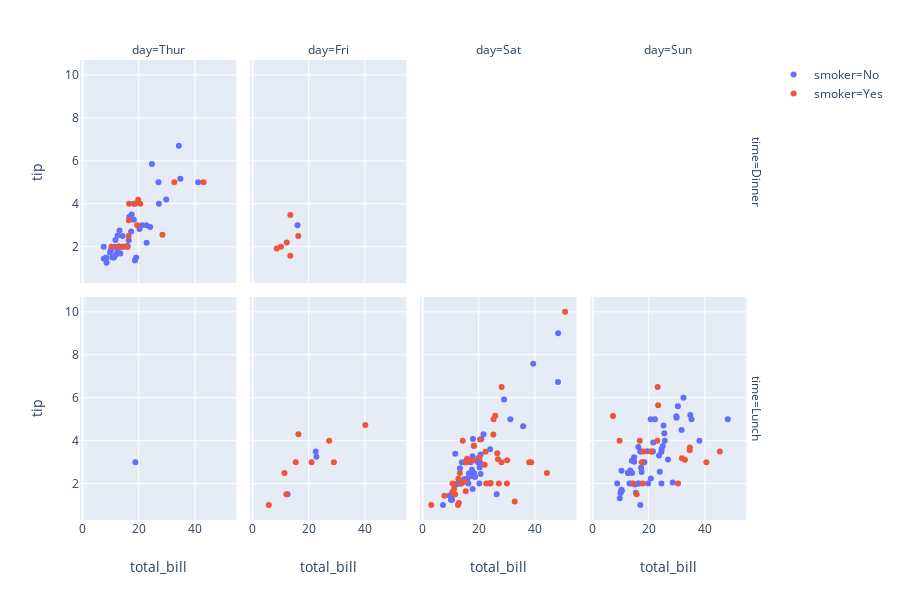

Write notebook code for a chart like this one.
### Code cell
px.scatter(data, x='total_bill', y='tip', color='smoker', facet_col='day', facet_row='time', category_orders={'day':['Thur','Fri','Sat','Sun']})

### Figure 1 — Plotly figure (JSON) as saved in the notebook; plotly's stock layout.template omitted (floating-point values rounded to 4 significant figures)
{"data": [{"hoverlabel": {"namelength": 0}, "hovertemplate": "smoker=No<br>time=Dinner<br>day=Thur<br>total_bill=%{x}<br>tip=%{y}", "legendgroup": "smoker=No", "marker": {"color": "#636efa", "symbol": "circle"}, "mode": "markers", "name": "smoker=No", "showlegend": true, "type": "scatter", "x": [18.78], "xaxis": "x", "y": [3], "yaxis": "y"}, {"hoverlabel": {"namelength": 0}, "hovertemplate": "smoker=No<br>time=Dinner<br>day=Fri<br>total_bill=%{x}<br>tip=%{y}", "legendgroup": "smoker=No", "marker": {"color": "#636efa", "symbol": "circle"}, "mode": "markers", "name": "smoker=No", "showlegend": false, "type": "scatter", "x": [22.49, 22.75, 12.46], "xaxis": "x2", "y": [3.5, 3.25, 1.5], "yaxis": "y2"}, {"hoverlabel": {"namelength": 0}, "hovertemplate": "smoker=No<br>time=Dinner<br>day=Sat<br>total_bill=%{x}<br>tip=%{y}", "legendgroup": "smoker=No", "marker": {"color": "#636efa", "symbol": "circle"}, "mode": "markers", "name": "smoker=No", "showlegend": false, "type": "scatter", "x": [20.65, 17.92, 20.29, 15.77, 39.42, 19.82, 17.81, 13.37, 12.69, 21.7, 19.65, 9.55, 18.35, 15.06, 20.69, 17.78, 24.06, 16.31, 16.93, 18.69, 31.27, 16.04, 26.41, 48.27, 17.59, 20.08, 16.45, 20.23, 12.02, 17.07, 14.73, 10.51, 20.92, 18.24, 14, 7.25, 48.33, 20.45, 13.28, 11.61, 10.77, 10.07, 35.83, 29.03, 17.82], "xaxis": "x3", "y": [3.35, 4.08, 2.75, 2.23, 7.58, 3.18, 2.34, 2, 2, 4.3, 3, 1.45, 2.5, 3, 2.45, 3.27, 3.6, 2, 3.07, 2.31, 5, 2.24, 1.5, 6.73, 2.64, 3.15, 2.47, 2.01, 1.97, 3, 2.2, 1.25, 4.08, 3.76, 3, 1, 9, 3, 2.72, 3.39, 1.47, 1.25, 4.67, 5.92, 1.75], "yaxis": "y3"}, {"hoverlabel": {"namelength": 0}, "hovertemplate": "smoker=No<br>time=Dinner<br>day=Sun<br>total_bill=%{x}<br>tip=%{y}", "legendgroup": "smoker=No", "marker": {"color": "#636efa", "symbol": "circle"}, "mode": "markers", "name": "smoker=No", "showlegend": false, "type": "scatter", "x": [16.99, 10.34, 21.01, 23.68, 24.59, 25.29, 8.77, 26.88, 15.04, 14.78, 10.27, 35.26, 15.42, 18.43, 14.83, 21.58, 10.33, 16.29, 16.97, 17.46, 13.94, 9.68, 30.4, 18.29, 22.23, 32.4, 28.55, 18.04, 12.54, 10.29, 34.81, 9.94, 25.56, 19.49, 38.07, 23.95, 25.71, 17.31, 29.93, 14.07, 13.13, 17.26, 24.55, 19.77, 29.85, 48.17, 25, 13.39, 16.49, 21.5, 12.66, 16.21, 13.81, 24.52, 20.76, 31.71, 20.69], "xaxis": "x4", "y": [1.01, 1.66, 3.5, 3.31, 3.61, 4.71, 2, 3.12, 1.96, 3.23, 1.71, 5, 1.57, 3, 3.02, 3.92, 1.67, 3.71, 3.5, 2.54, 3.06, 1.32, 5.6, 3, 5, 6, 2.05, 3, 2.5, 2.6, 5.2, 1.56, 4.34, 3.51, 4, 2.55, 4, 3.5, 5.07, 2.5, 2, 2.74, 2, 2, 5.14, 5, 3.75, 2.61, 2, 3.5, 2.5, 2, 2, 3.48, 2.24, 4.5, 5], "yaxis": "y4"}, {"hoverlabel": {"namelength": 0}, "hovertemplate": "smoker=No<br>time=Lunch<br>day=Thur<br>total_bill=%{x}<br>tip=%{y}", "legendgroup": "smoker=No", "marker": {"color": "#636efa", "symbol": "circle"}, "mode": "markers", "name": "smoker=No", "showlegend": false, "type": "scatter", "x": [27.2, 22.76, 17.29, 16.66, 10.07, 15.98, 34.83, 13.03, 18.28, 24.71, 21.16, 10.65, 12.43, 24.08, 11.69, 13.42, 14.26, 15.95, 12.48, 29.8, 8.52, 14.52, 11.38, 22.82, 19.08, 20.27, 11.17, 12.26, 18.26, 8.51, 10.33, 14.15, 13.16, 17.47, 34.3, 41.19, 27.05, 16.43, 8.35, 18.64, 11.87, 9.78, 7.51, 7.56], "xaxis": "x5", "y": [4, 3, 2.71, 3.4, 1.83, 2.03, 5.17, 2, 4, 5.85, 3, 1.5, 1.8, 2.92, 2.31, 1.68, 2.5, 2, 2.52, 4.2, 1.48, 2, 2, 2.18, 1.5, 2.83, 1.5, 2, 3.25, 1.25, 2, 2, 2.75, 3.5, 6.7, 5, 5, 2.3, 1.5, 1.36, 1.63, 1.73, 2, 1.44], "yaxis": "y5"}, {"hoverlabel": {"namelength": 0}, "hovertemplate": "smoker=No<br>time=Lunch<br>day=Fri<br>total_bill=%{x}<br>tip=%{y}", "legendgroup": "smoker=No", "marker": {"color": "#636efa", "symbol": "circle"}, "mode": "markers", "name": "smoker=No", "showlegend": false, "type": "scatter", "x": [15.98], "xaxis": "x6", "y": [3], "yaxis": "y6"}, {"hoverlabel": {"namelength": 0}, "hovertemplate": "smoker=Yes<br>time=Dinner<br>day=Fri<br>total_bill=%{x}<br>tip=%{y}", "legendgroup": "smoker=Yes", "marker": {"color": "#EF553B", "symbol": "circle"}, "mode": "markers", "name": "smoker=Yes", "showlegend": true, "type": "scatter", "x": [28.97, 5.75, 16.32, 40.17, 27.28, 12.03, 21.01, 11.35, 15.38], "xaxis": "x2", "y": [3, 1, 4.3, 4.73, 4, 1.5, 3, 2.5, 3], "yaxis": "y2"}, {"hoverlabel": {"namelength": 0}, "hovertemplate": "smoker=Yes<br>time=Dinner<br>day=Sat<br>total_bill=%{x}<br>tip=%{y}", "legendgroup": "smoker=Yes", "marker": {"color": "#EF553B", "symbol": "circle"}, "mode": "markers", "name": "smoker=Yes", "showlegend": false, "type": "scatter", "x": [38.01, 11.24, 20.29, 13.81, 11.02, 18.29, 3.07, 15.01, 26.86, 25.28, 17.92, 44.3, 22.42, 15.36, 20.49, 25.21, 14.31, 10.59, 10.63, 50.81, 15.81, 26.59, 38.73, 24.27, 12.76, 30.06, 25.89, 13.27, 28.17, 12.9, 28.15, 11.59, 7.74, 30.14, 22.12, 24.01, 15.69, 15.53, 12.6, 32.83, 27.18, 22.67], "xaxis": "x3", "y": [3, 1.76, 3.21, 2, 1.98, 3.76, 1, 2.09, 3.14, 5, 3.08, 2.5, 3.48, 1.64, 4.06, 4.29, 4, 1.61, 2, 10, 3.16, 3.41, 3, 2.03, 2.23, 2, 5.16, 2.5, 6.5, 1.1, 3, 1.5, 1.44, 3.09, 2.88, 2, 3, 3, 1, 1.17, 2, 2], "yaxis": "y3"}, {"hoverlabel": {"namelength": 0}, "hovertemplate": "smoker=Yes<br>time=Dinner<br>day=Sun<br>total_bill=%{x}<br>tip=%{y}", "legendgroup": "smoker=Yes", "marker": {"color": "#EF553B", "symbol": "circle"}, "mode": "markers", "name": "smoker=Yes", "showlegend": false, "type": "scatter", "x": [17.51, 7.25, 31.85, 16.82, 32.9, 17.89, 14.48, 9.6, 34.63, 34.65, 23.33, 45.35, 23.17, 40.55, 20.9, 30.46, 18.15, 23.1, 15.69], "xaxis": "x4", "y": [3, 5.15, 3.18, 4, 3.11, 2, 2, 4, 3.55, 3.68, 5.65, 3.5, 6.5, 3, 3.5, 2, 3.5, 4, 1.5], "yaxis": "y4"}, {"hoverlabel": {"namelength": 0}, "hovertemplate": "smoker=Yes<br>time=Lunch<br>day=Thur<br>total_bill=%{x}<br>tip=%{y}", "legendgroup": "smoker=Yes", "marker": {"color": "#EF553B", "symbol": "circle"}, "mode": "markers", "name": "smoker=Yes", "showlegend": false, "type": "scatter", "x": [19.44, 32.68, 16, 19.81, 28.44, 15.48, 16.58, 10.34, 43.11, 13, 13.51, 18.71, 12.74, 13, 16.4, 20.53, 16.47], "xaxis": "x5", "y": [3, 5, 2, 4.19, 2.56, 2.02, 4, 2, 5, 2, 2, 4, 2.01, 2, 2.5, 4, 3.23], "yaxis": "y5"}, {"hoverlabel": {"namelength": 0}, "hovertemplate": "smoker=Yes<br>time=Lunch<br>day=Fri<br>total_bill=%{x}<br>tip=%{y}", "legendgroup": "smoker=Yes", "marker": {"color": "#EF553B", "symbol": "circle"}, "mode": "markers", "name": "smoker=Yes", "showlegend": false, "type": "scatter", "x": [12.16, 13.42, 8.58, 13.42, 16.27, 10.09], "xaxis": "x6", "y": [2.2, 3.48, 1.92, 1.58, 2.5, 2], "yaxis": "y6"}], "layout": {"annotations": [{"font": {}, "showarrow": false, "text": "day=Thur", "x": 0.115, "xanchor": "center", "xref": "paper", "y": 1, "yanchor": "bottom", "yref": "paper"}, {"font": {}, "showarrow": false, "text": "day=Fri", "x": 0.365, "xanchor": "center", "xref": "paper", "y": 1, "yanchor": "bottom", "yref": "paper"}, {"font": {}, "showarrow": false, "text": "day=Sat", "x": 0.615, "xanchor": "center", "xref": "paper", "y": 1, "yanchor": "bottom", "yref": "paper"}, {"font": {}, "showarrow": false, "text": "day=Sun", "x": 0.865, "xanchor": "center", "xref": "paper", "y": 1, "yanchor": "bottom", "yref": "paper"}, {"font": {}, "showarrow": false, "text": "time=Lunch", "textangle": 90, "x": 0.98, "xanchor": "left", "xref": "paper", "y": 0.2425, "yanchor": "middle", "yref": "paper"}, {"font": {}, "showarrow": false, "text": "time=Dinner", "textangle": 90, "x": 0.98, "xanchor": "left", "xref": "paper", "y": 0.7575, "yanchor": "middle", "yref": "paper"}], "height": 600, "legend": {"tracegroupgap": 0}, "margin": {"t": 60}, "xaxis": {"anchor": "y", "domain": [0, 0.23], "title": {"text": "total_bill"}}, "xaxis2": {"anchor": "y2", "domain": [0.25, 0.48], "matches": "x", "title": {"text": "total_bill"}}, "xaxis3": {"anchor": "y3", "domain": [0.5, 0.73], "matches": "x", "title": {"text": "total_bill"}}, "xaxis4": {"anchor": "y4", "domain": [0.75, 0.98], "matches": "x", "title": {"text": "total_bill"}}, "xaxis5": {"anchor": "y5", "domain": [0, 0.23], "matches": "x", "showticklabels": false}, "xaxis6": {"anchor": "y6", "domain": [0.25, 0.48], "matches": "x", "showticklabels": false}, "xaxis7": {"anchor": "y7", "domain": [0.5, 0.73], "matches": "x", "showticklabels": false}, "xaxis8": {"anchor": "y8", "domain": [0.75, 0.98], "matches": "x", "showticklabels": false}, "yaxis": {"anchor": "x", "domain": [0, 0.485], "title": {"text": "tip"}}, "yaxis2": {"anchor": "x2", "domain": [0, 0.485], "matches": "y", "showticklabels": false}, "yaxis3": {"anchor": "x3", "domain": [0, 0.485], "matches": "y", "showticklabels": false}, "yaxis4": {"anchor": "x4", "domain": [0, 0.485], "matches": "y", "showticklabels": false}, "yaxis5": {"anchor": "x5", "domain": [0.515, 1], "matches": "y", "title": {"text": "tip"}}, "yaxis6": {"anchor": "x6", "domain": [0.515, 1], "matches": "y", "showticklabels": false}, "yaxis7": {"anchor": "x7", "domain": [0.515, 1], "matches": "y", "showticklabels": false}, "yaxis8": {"anchor": "x8", "domain": [0.515, 1], "matches": "y", "showticklabels": false}}}
